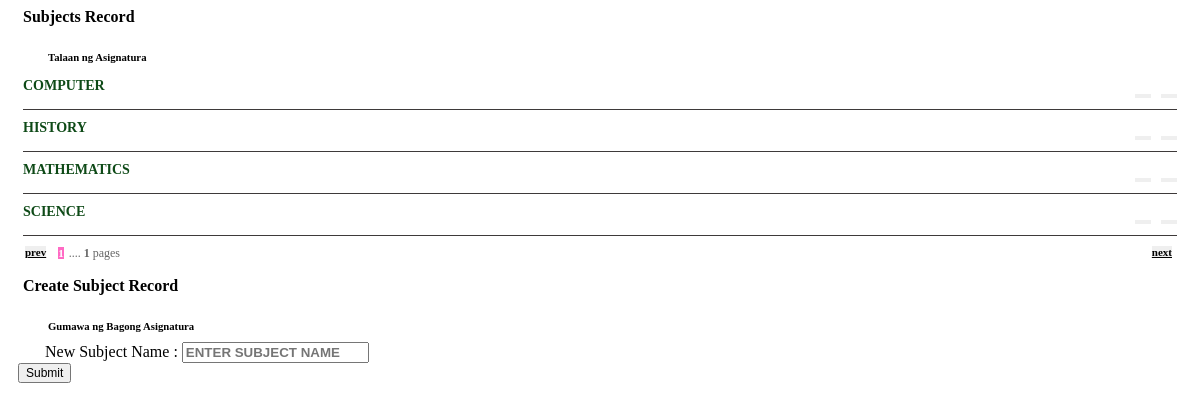
The page /pub/subject_recordsx.php on the database as committed earlier.
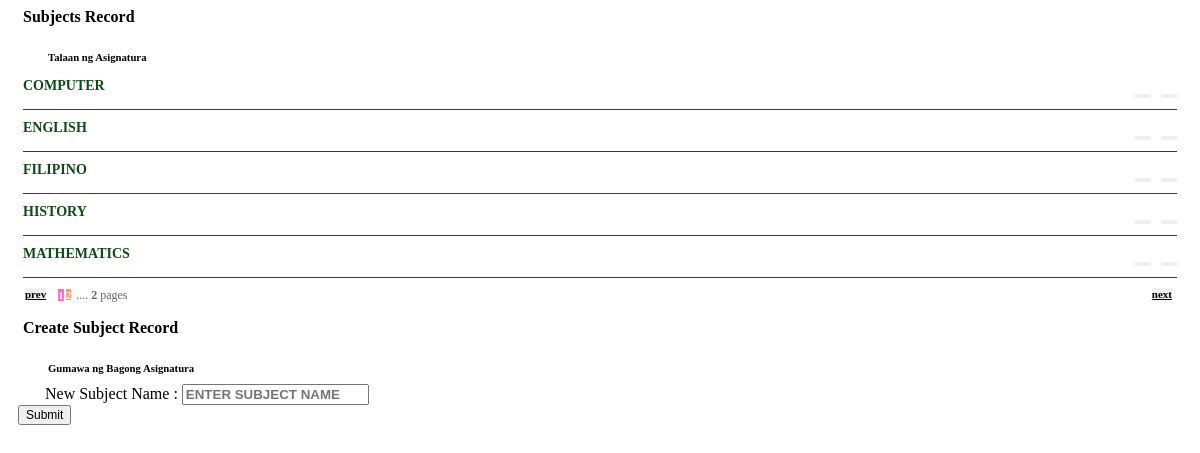
The same page on the database as committed later.
### tables this page shows
CREATE TABLE `ft2_module_subjects` (
  `id` int(5) NOT NULL AUTO_INCREMENT,
  `subj` varchar(100) DEFAULT NULL,
  PRIMARY KEY (`id`)
);

### pub/subject_recordsx.php (the view, shortened to what the changed rows need)
<?php
include ('connection.php');
?>
<div class="content-inner-all">
    <div class="income-order-visit-user-area m-bottom ">
        <div class="container-fluid">
            <div class="row rowflx" style="margin-bottom: 50px;">
<div class="col-lg-6 col-xs-12 my-acct-box mg-tb-31">
	<div class="card">
		<div class="card-block box" style="padding: 10px 15px;">
	<div style="background: #FFF;">
<div class="list-group" style="margin-bottom: 5px;">
<?php
$rowsPerPageRV = 5;
$currentPageRV = ((isset($_GET['ppageRV']) && $_GET['ppageRV'] > 0) ? (int)$_GET['ppageRV'] : 1);
$offsetRV = ($currentPageRV-1)*$rowsPerPageRV;
$cp=$currentPageRV;
$dsql = mysqli_query($con,"SELECT * from ft2_module_subjects ORDER BY subj ASC LIMIT $offsetRV, $rowsPerPageRV");
  while($r = mysqli_fetch_assoc($dsql))
   {
    ?>
<div class="dvhvr" style="padding: 5px 0px; margin: 0px;">
<div class="col-xs-12 col-md-7" style="padding-bottom: 0px;">
 <span style="color: #0E4A17; padding: 4px 10px 4px 0px; font-size: 14px; font-weight: 700;"><?=$r['subj'];?></span>
 </div>
<div class="col-xs-12 col-md-5 user-img" style="font-size: 11px; color: #042601; float: right; margin-bottom:10px;">
<a href="subjectcontroller?prc=D&id=<?=$r['id'];?>" onclick="return confirm('Delete this Record?')">
<button class="btn btn-danger btn-sm glyphicon glyphicon-trash" title="Delete Forum Record" style="float: right;font-size: 18px; padding: 0px 6px;"></button></a>
<a href="?page=subject_records&mde=A&id=<?=$r['id'];?>" onclick="return confirm('Assign this Subject')">
<button class="btn btn-success btn-sm glyphicon glyphicon glyphicon-list-alt" title="Assign this Subject" style="float: right;font-size: 18px; padding: 0px 6px; margin-right: 10px; "></button></a>
</div>
 <div class="clearfix" style="border-bottom:1px #3E3A3A solid; margin-top: 15px;"></div>
</div>
 <?php } ?></div>
<div style="float: left; width: 100%; margin-bottom: 10px;">
	        <div style="width:60%; float:left; font-size:11px;">
	          <?php
$sql = mysqli_query($con,"SELECT COUNT(*) AS crt FROM ft2_module_subjects ORDER BY subj DESC LIMIT $rowsPerPageRV");
$row = mysqli_fetch_assoc($sql);
$totalPagesRV = ceil($row['crt'] / $rowsPerPageRV);
if($totalPagesRV < $rowsPerPageRV) { $d=$totalPagesRV; }
else { $d=$currentPageRV + $rowsPerPageRV; }
if($d > $totalPagesRV) { $d=$totalPagesRV; }
else { $d=$totalPagesRV; }
for ($x=1;$x<=$d;$x++)
{  if ($cp==$x)
   {
     echo '<a class="btn btn-default btn-sm" style="background:#FF6AC4; margin-left:2px; font-size:11px; color:#FFF;"><strong>'.$x.'</strong></a>';
   }
  else
   {
     echo '<a class="btn btn-default btn-sm" style="background:#FF976A; margin-left:2px; color:#fff; font-size:11px;" href="?page=subject_records&ppageRV='.$x.'"><strong>'.$x.'</strong></a>';    }
}
 echo '<span style="margin-left:2px; color:#666; font-size:12px;"> .... <strong>'. $totalPagesRV .'</strong> pages</span>';
?>
            </div>
          </div>
                            </div>
</div>
	</div>
</div>
            </div>
        </div>
    </div>
</div>

Rows that differ between the two databases and show on the page:
no longer on this page (row unchanged): ft2_module_subjects: subj "SCIENCE"
added ft2_module_subjects: subj "ENGLISH"
added ft2_module_subjects: subj "FILIPINO"
Other text that changed with them:
$totalPagesRV: "1" → "2"
new list line: "2"
